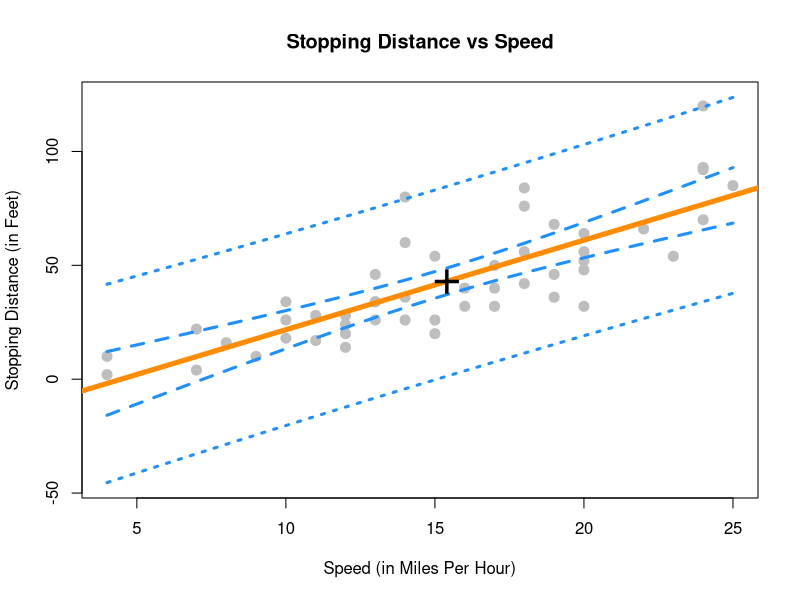

The R source for this figure:
stop_dist_model = lm(dist ~ speed, data = cars)
summary(stop_dist_model)$coefficients
confint(stop_dist_model, level = 0.99)

speed_grid = seq(min(cars$speed), max(cars$speed), by = 0.01)
dist_ci_band = predict(
  stop_dist_model,
  newdata = data.frame(speed = speed_grid),
  interval = "confidence",
  level = 0.99
)
dist_pi_band = predict(
  stop_dist_model,
  newdata = data.frame(speed = speed_grid),
  interval = "prediction",
  level = 0.99
)

plot(
  dist ~ speed,
  data = cars,
  xlab = "Speed (in Miles Per Hour)",
  ylab = "Stopping Distance (in Feet)",
  main = "Stopping Distance vs Speed",
  pch  = 20,
  cex  = 2,
  col  = "grey",
  ylim = c(min(dist_pi_band), max(dist_pi_band))
)
abline(stop_dist_model, lwd = 5, col = "darkorange")

lines(
  speed_grid,
  dist_ci_band[, "lwr"],
  col = "dodgerblue",
  lwd = 3,
  lty = 2
)
lines(
  speed_grid,
  dist_ci_band[, "upr"],
  col = "dodgerblue",
  lwd = 3,
  lty = 2
)
lines(
  speed_grid,
  dist_pi_band[, "lwr"],
  col = "dodgerblue",
  lwd = 3,
  lty = 3
)
lines(
  speed_grid,
  dist_pi_band[, "upr"],
  col = "dodgerblue",
  lwd = 3,
  lty = 3
)
points(mean(cars$speed),
       mean(cars$dist),
       pch = "+",
       cex = 3)

# ANOVA
summary(stop_dist_model)$fstatistic
anova(stop_dist_model)
